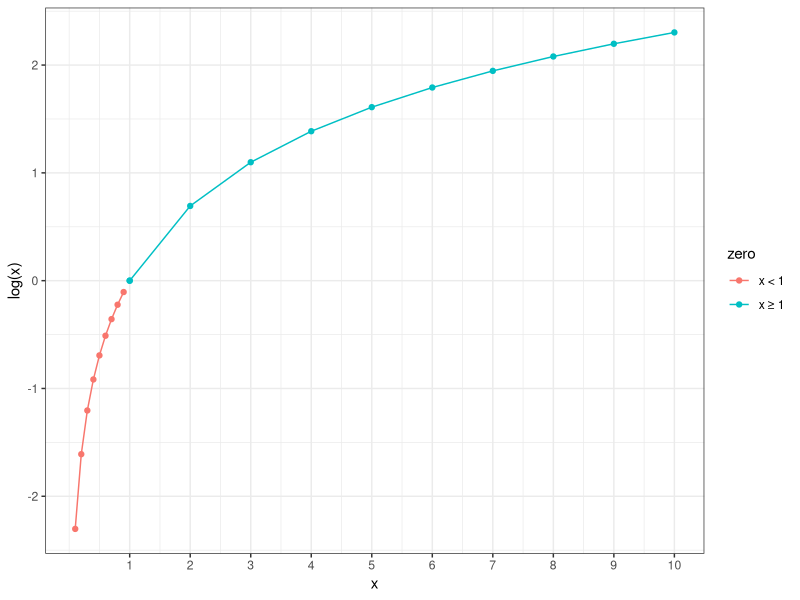

Reproduce this figure in R.
## ---- chunk 1
library(tidyverse)
## ---- chunk 2
df <- data.frame(x = c(1:10*0.1, 1:10),
                log = log(c(1:10*0.1, 1:10)))

df %>%
  mutate(zero = ifelse(x >= 1, "x ≥ 1", "x < 1")) %>% 
  ggplot(aes(x, log, color = zero))+
  geom_line()+
  geom_point()+
  labs(y = "log(x)")+
  scale_x_continuous(breaks = c(1:10))+
  theme_bw()
